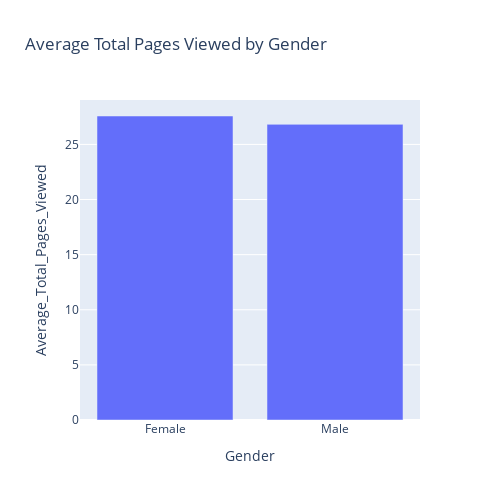

The cell this chart's notebook holds for it:
### Markdown cell above
Group_Analysis

### Code cell
gender_grouped = data.groupby('Gender')['Total_Pages_Viewed'].mean().reset_index()
gender_grouped.columns = ['Gender', 'Average_Total_Pages_Viewed']
fig = px.bar(gender_grouped, x='Gender', y='Average_Total_Pages_Viewed',
             title='Average Total Pages Viewed by Gender',width=500, height=500)
fig.show()

### Figure 1 — Plotly figure (JSON) as saved in the notebook; plotly's stock layout.template omitted (floating-point values rounded to 4 significant figures)
{"data": [{"alignmentgroup": "True", "hovertemplate": "Gender=%{x}<br>Average_Total_Pages_Viewed=%{y}<extra></extra>", "legendgroup": "", "marker": {"color": "#636efa", "pattern": {"shape": ""}}, "name": "", "offsetgroup": "", "orientation": "v", "showlegend": false, "textposition": "auto", "type": "bar", "x": ["Female", "Male"], "xaxis": "x", "y": [27.58, 26.82], "yaxis": "y"}], "layout": {"barmode": "relative", "height": 500, "legend": {"tracegroupgap": 0}, "title": {"text": "Average Total Pages Viewed by Gender"}, "width": 500, "xaxis": {"anchor": "y", "autorange": true, "domain": [0, 1], "range": [-0.5, 1.5], "title": {"text": "Gender"}, "type": "category"}, "yaxis": {"anchor": "x", "autorange": true, "domain": [0, 1], "range": [0, 29.03], "title": {"text": "Average_Total_Pages_Viewed"}, "type": "linear"}}}
